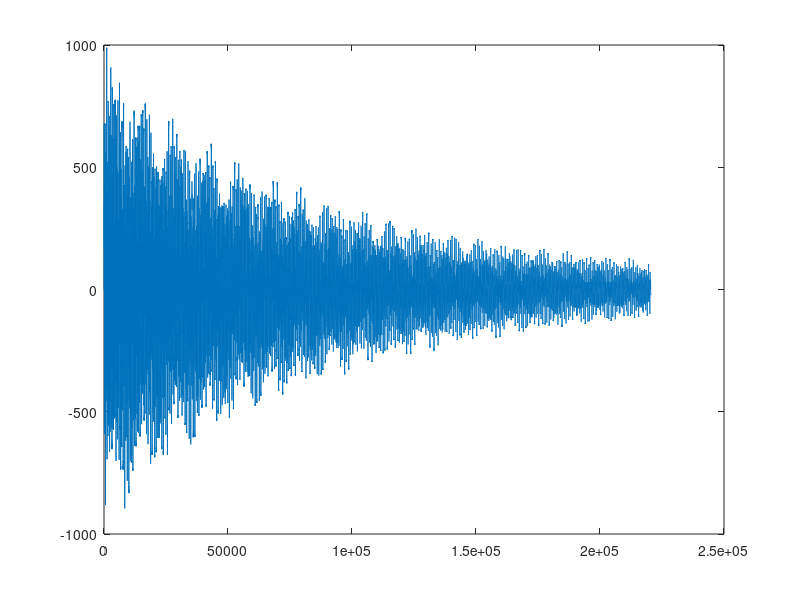

This chart was generated by the following MATLAB code:
clear all;
close all;
clc;

fs = 44100;      % Sampling rate
k = 1 / fs;     % Time step
L = 1;          % Bar length

% kappa = sqrt((E * inertia) / (rho * A * L^2));  % Stiffness
kappaA = 10;
s0A = 0.1;
s1A = 0.005;
hA = sqrt(2 * k * (s1A^2 + sqrt(kappaA^2 + s1A^2)));
NA = floor(1/hA); % Number of gridpoints
hA = 1/NA; % Recalculate gridspacing

kappaB = 50;
s0B = 0.1;
s1B = 0.005;
hB = sqrt(2 * k * (s1B^2 + sqrt(kappaB^2 + s1B^2)));
NB = floor(1/hB); % Number of gridpoints
hB = 1/NB; % Recalculate gridspacing
% muSq = (k * kappa / h^2)^2; % Courant number squared (always 0.25)
% lambdaSq = (k^2*kappa^2) / h^4;

P = 1/5; % plucking position

%% Raised cosine input
% cosWidth = floor(NA / 10);
% raisedCos = 0.5 * (cos(pi:(2*pi)/cosWidth:3*pi) + 1);
% PIdx = floor (P * NA);

%% Initialise state vectors
u = zeros(NA + NB, 1);
% u(ceil(NA * P - cosWidth / 2 : ceil(NA * P + cosWidth / 2))) = raisedCos;
% u(ceil(NA + NA * P - cosWidth / 2 : NA + ceil(NA * P + cosWidth / 2))) = raisedCos;
uPrev = u;
uNext = zeros(NA + NB, 1);

lengthSound = fs*5;


%% Exciter
Fmax = 50000000000;
exciterLength = floor(1e-3 * fs);
q = 2; 
Fe = Fmax/2*(1-cos(q*pi*(0:exciterLength)/exciterLength));
exciter = [Fe, zeros(1,lengthSound-exciterLength - 1)];

rcW = 3;
Ee = zeros(NA + NB, 1);
Ee(floor(NA/4):floor(NA/4)+rcW) = 1-cos(q*pi*(0:rcW)/rcW);
K = k^2 * Ee / (1 + s0A*k);

%% Connections
Q = 1; % amount of connections
EcA = zeros(NA, 1);
connectionWidth = 5;

% EcA(floor(NA/5):floor(NA/5)+connectionWidth) = (1-cos(2*pi*(0:connectionWidth)/connectionWidth));
EcA(10) = 1;
jA = (k^2 * EcA) / (1 + s0A * k);
connA = find(EcA > 0);

EcB = zeros(NB, 1);
EcB(5) = 1;
massratio = 1; 
% EcB(floor(NA/5):floor(NA/5)+connectionWidth) = (1-cos(2*pi*(0:connectionWidth)/connectionWidth));
jB = -(k^2 * EcB * massratio) / (1 + s0B * k);
connB = find(EcB > 0);
J = [jA; jB];

%% Spring coefficients 

sx = 0; 
w0 = 10000; 
w1 = 40000; 




%% Matrix representation
NA = NA - 4;
NB = NB - 4;

DxxxxA = (sparse(3:NA, 1:NA-2, ones(1, NA-2), NA, NA) + ...
        sparse(2:NA, 1:NA-1, -4 * ones(1, NA-1), NA, NA) + ...
        sparse(1:NA, 1:NA, 6 * ones(1, NA), NA, NA) + ...
        sparse(1:NA-1, 2:NA, -4 * ones(1, NA-1), NA, NA) + ...
        sparse(1:NA-2, 3:NA, ones(1, NA-2), NA, NA));
DxxA =   (sparse(2:NA, 1:NA-1, ones(1, NA-1), NA, NA) + ...
        sparse(1:NA, 1:NA, -2 * ones(1, NA), NA, NA) + ...
        sparse(1:NA-1, 2:NA, ones(1, NA-1), NA, NA));
    
DxxxxB = (sparse(3:NB, 1:NB-2, ones(1, NB-2), NB, NB) + ...
        sparse(2:NB, 1:NB-1, -4 * ones(1, NB-1), NB, NB) + ...
        sparse(1:NB, 1:NB, 6 * ones(1, NB), NB, NB) + ...
        sparse(1:NB-1, 2:NB, -4 * ones(1, NB-1), NB, NB) + ...
        sparse(1:NB-2, 3:NB, ones(1, NB-2), NB, NB));
DxxB =   (sparse(2:NB, 1:NB-1, ones(1, NB-1), NB, NB) + ...
        sparse(1:NB, 1:NB, -2 * ones(1, NB), NB, NB) + ...
        sparse(1:NB-1, 2:NB, ones(1, NB-1), NB, NB));
 
NA = NA + 4;
NB = NB + 4;

DxxxxA2 = zeros(NA);
DxxxxA2(3:end-2, 3:end-2) = DxxxxA;
DxxxxA = DxxxxA2;

DxxA2 = zeros(NA);
DxxA2(3:end-2, 3:end-2) = DxxA;
DxxA = DxxA2;

DxxxxB2 = zeros(NB);
DxxxxB2(3:end-2, 3:end-2) = DxxxxB;
DxxxxB = DxxxxB2;

DxxB2 = zeros(NB);
DxxB2(3:end-2, 3:end-2) = DxxB;
DxxB = DxxB2;

BA = (2 * eye(NA) - kappaA^2 * k^2 * DxxxxA / hA^4 + 2 * s1A * k * DxxA / hA^2) / (1 + s0A * k);
CA = -((1 - s0A * k) * eye(NA) + 2 * s1A * k * DxxA / hA^2) / (1 + s0A * k);

BB = (2 * eye(NB) - kappaB^2 * k^2 * DxxxxB / hB^4 + 2 * s1B * k * DxxB / hB^2) / (1 + s0B * k);
CB = -((1 - s0B * k) * eye(NB) + 2 * s1B * k * DxxB / hB^2) / (1 + s0B * k);

zeroMat = zeros(NA, NB);


B = [BA zeroMat; zeroMat' BB]; 
C = [CA zeroMat; zeroMat' CB]; 

out = zeros(lengthSound, 1);
out2 = zeros(lengthSound, 1);
drawBar = false;

etaRPrev = 0;
L = [hA * EcA', -hB * EcB']; % Add rows for more connections 

if length(connA) == 1
    scatA = true;
else
    scatA = false;
end 

if length(connB) == 1
    scatB = true;
else
    scatB = false;
end 

for n = 1 : lengthSound
    
    % calculate relative displacement
    etaR = L*u;
    
    % update r and p
    rn = (2*sx/k - w0^2 - w1^4*(etaR)^2)/(2*sx/k + w0^2 + w1^4*(etaR)^2);
    pn = -2/(2*sx/k + w0^2 + w1^4*(etaR)^2);
    
    Rn = eye(Q)*rn; 
    Pn = eye(Q)*pn; 
    
    % temporary value for the next u (without the spring forces)
    uTemp = B * u + C * uPrev + K*exciter(n);
    
    % find Fc
    bn = L * uTemp; 
    an = Rn * etaRPrev; 
    
    Fc = (an - bn)/(L*J-Pn);
 
    uNext = uTemp + J * Fc; 
    
    out(n) = u(round(NA/5));
    out2(n) = u(round(NA + NB/5));
    if mod(n,1) == 0 && drawBar == true
%         subplot(2,1,1)
        clf
        plot(u(1:NA) + 500)
        hold on;
        if scatA
            scatter(connA, u(connA) + 500, '.')
        else
            plot(connA, u(connA) + 500, 'LineWidth', 1)
        end
        ylim([-2000 2000])
%         subplot(2,1,2)
        
        plot(u(NA+1:end) - 500);
        hold on;
        if scatB
            scatter(connB, u(connB + NA) - 500, '.')
        else
            plot(connB, u(NA + 1 + connB) - 500, 'LineWidth', 1)
        end
%         plot (J)
        ylim([-2000 2000])
        drawnow;
    end
    uPrev = u;
    u = uNext;
    etaRPrev = etaR;
end

plot(out2)